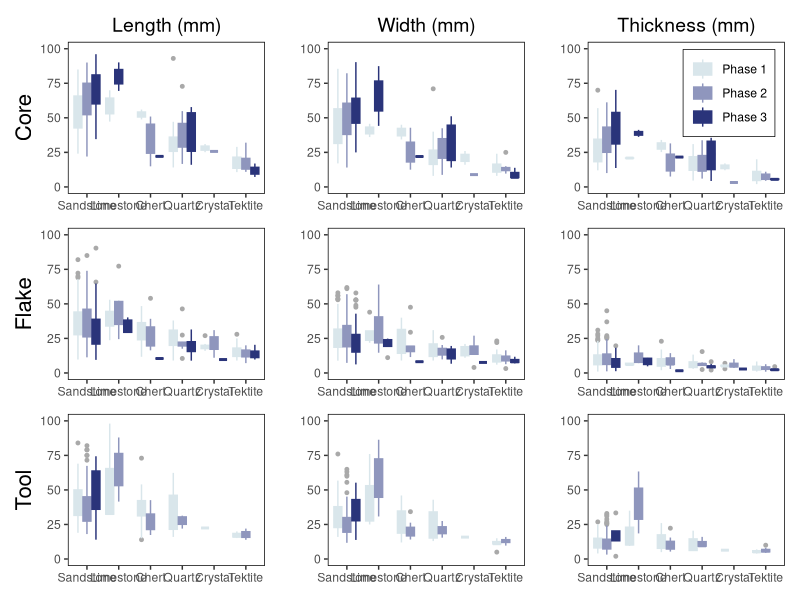
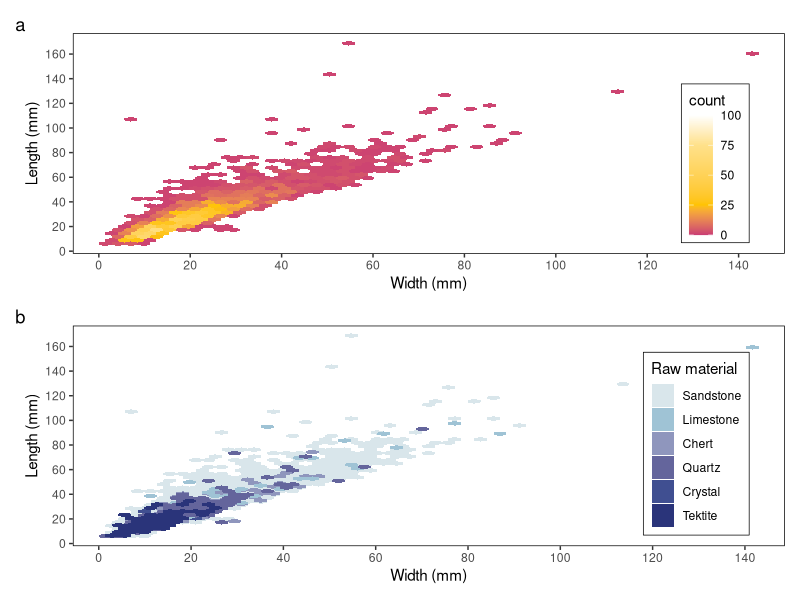
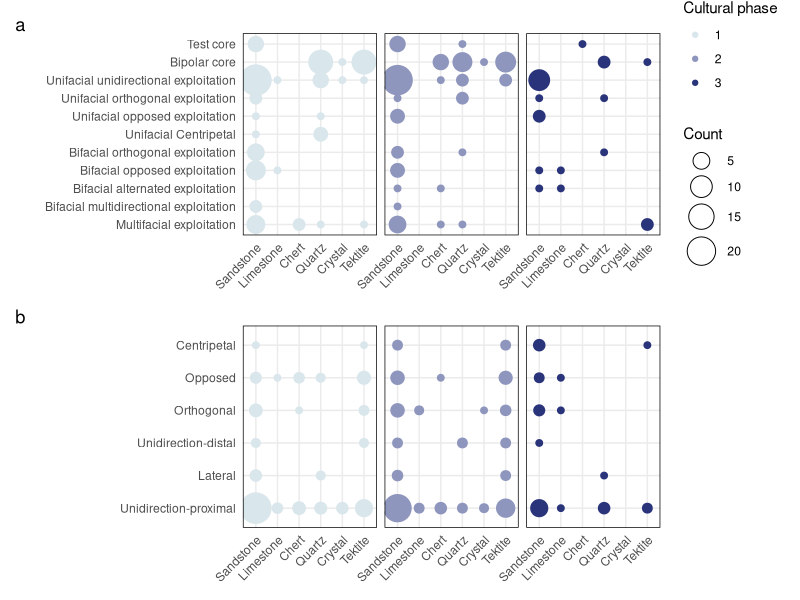
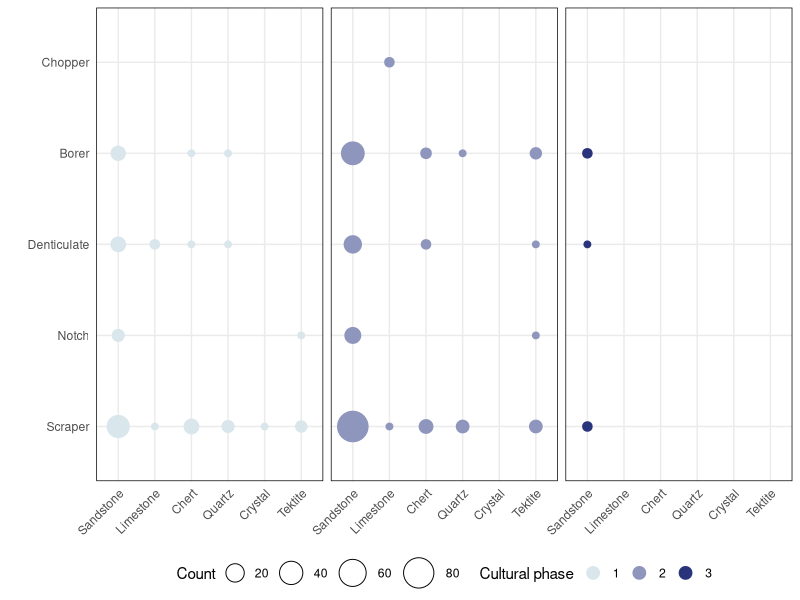
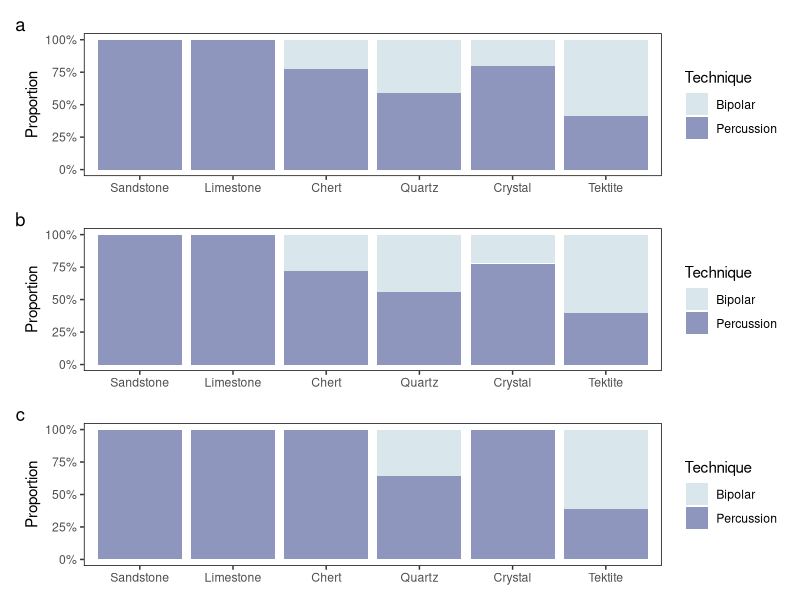
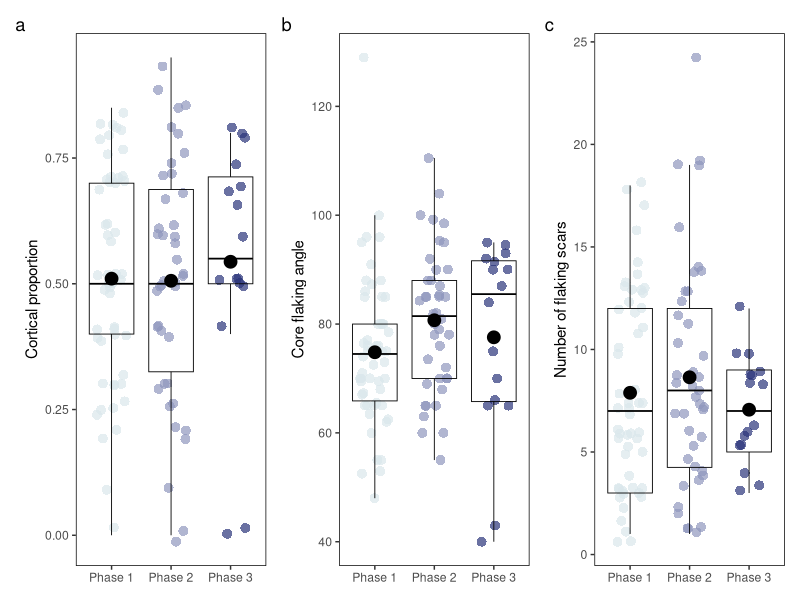
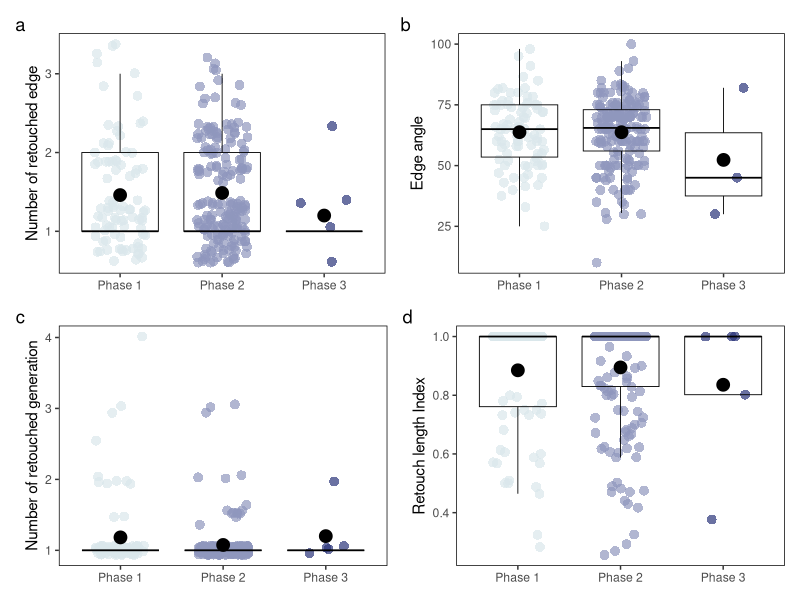
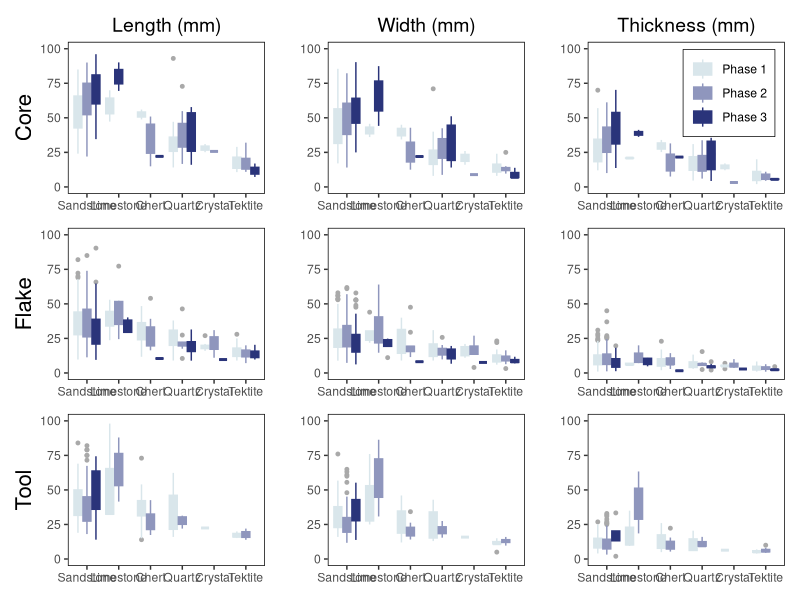

Here is the R script that generated these plots, in order:
# Library R packages------------------------------------------------------------
library("readxl")
library("tidyverse")
library("patchwork")
library("hexbin")

# Reproducibility---------------------------------------------------------------
set.seed(2226)

# Read raw data-----------------------------------------------------------------
YHDDATA_cores <- 
  read_excel("YHC_LITHIC_RAW_DATA.xlsx", sheet = 1) %>%
  mutate(`Cultural phase` = as.character(`Cultural phase`)) %>%  
  mutate(Layer = as.character(Layer)) %>% 
  mutate(L = as.double(L)) %>%
  mutate(B = as.double(B)) %>%
  mutate(Th = as.double(Th)) %>%
  mutate(W = as.double(W))
YHDDATA_complete_flakes <- 
  read_excel("YHC_LITHIC_RAW_DATA.xlsx", sheet = 2) %>%
  mutate(`Cultural phase` = as.character(`Cultural phase`)) %>%  
  mutate(Layer = as.character(Layer)) %>% 
  mutate(L = as.double(L)) %>%
  mutate(B = as.double(B)) %>%
  mutate(Th = as.double(Th)) %>%
  mutate(W = as.double(W)) %>%
  mutate(`Dorsal-Cortex` = as.double(`Dorsal-Cortex`)) %>%
  mutate(`Platform-L` = as.double(`Platform-L`))
YHDDATA_incomplete_flakes <- 
  read_excel("YHC_LITHIC_RAW_DATA.xlsx", sheet = 3) %>%
  mutate(`Cultural phase` = as.character(`Cultural phase`)) %>%  
  mutate(Layer = as.character(Layer)) %>% 
  mutate(L = as.double(L)) %>%
  mutate(B = as.double(B)) %>%
  mutate(Th = as.double(Th)) %>%
  mutate(W = as.double(W))
YHDDATA_fragment_flakes <- 
  read_excel("YHC_LITHIC_RAW_DATA.xlsx", sheet = 4) %>%
  mutate(`Cultural phase` = as.character(`Cultural phase`)) %>%  
  mutate(Layer = as.character(Layer)) %>% 
  mutate(L = as.double(L)) %>%
  mutate(B = as.double(B)) %>%
  mutate(Th = as.double(Th)) %>%
  mutate(W = as.double(W))
YHDDATA_split_flakes <- 
  read_excel("YHC_LITHIC_RAW_DATA.xlsx", sheet = 5) %>%
  mutate(`Cultural phase` = as.character(`Cultural phase`)) %>%  
  mutate(Layer = as.character(Layer)) %>% 
  mutate(L = as.double(L)) %>%
  mutate(B = as.double(B)) %>%
  mutate(Th = as.double(Th)) %>%
  mutate(W = as.double(W))
YHDDATA_tools <- 
  read_excel("YHC_LITHIC_RAW_DATA.xlsx", sheet = 6) %>%  
  mutate(`Cultural phase` = as.character(`Cultural phase`)) %>%  
  mutate(Layer = as.character(Layer)) %>% 
  mutate(L = as.double(L)) %>%
  mutate(B = as.double(B)) %>%
  mutate(Th = as.double(Th)) %>%
  mutate(W = as.double(W))
YHDDATA_hammerstone <- 
  read_excel("YHC_LITHIC_RAW_DATA.xlsx", sheet = 7)  %>%  
  mutate(`Cultural phase` = as.character(`Cultural phase`)) %>%  
  mutate(Layer = as.character(Layer))
YHDDATA_chunks <- 
  read_excel("YHC_LITHIC_RAW_DATA.xlsx", sheet = 8) %>%
  mutate(`Cultural phase` = as.character(`Cultural phase`)) %>%  
  mutate(Layer = as.character(Layer)) %>% 
  mutate(L = as.double(L)) %>%
  mutate(B = as.double(B)) %>%
  mutate(Th = as.double(Th)) %>%
  mutate(W = as.double(W))

# Create plots------------------------------------------------------------------
# define globe variables
# for color 
cultural_phase_colors <- c(
  "1" = "#d9e6eb",
  "2" = "#8f96bd",  
  "3" = "#2a347a"
)

raw_material_colors <- c(
  "Sandstone" = "#d9e6eb", 
  "Limestone" = "#9fc3d5", 
  "Chert" = "#8f96bd", 
  "Quartz" = "#64659c", 
  "Crystal" = "#404f91", 
  "Tektite" = "#2a347a"
)

# for raw order
raw_materials_order <- c(
                         "Sandstone",
                         "Limestone",
                         "Chert", 
                         "Quartz", 
                         "Crystal",
                         "Tektite"
                         )

# for theme
plot_theme_1 <- theme(
  panel.background = element_blank(),
  panel.border = element_rect(color = "black", fill = NA, size = 0.5),
  axis.line = element_blank(), 
  axis.title.x = element_blank(),
  axis.text.x = element_text()
)

# Size plots--------------------------------------------------------------------
core_size <- 
  select(YHDDATA_cores, 
         `L`, `B`, `Th`, `W`,
         `Raw material`,
         `Cultural phase`,
         `de la Torre Typology`,
         Technique
  ) %>%
  drop_na()

# Core size divided by raw materials
SCR1 <- ggplot(core_size, aes(x = `Raw material`, 
                              y = `L`, 
                              fill = `Cultural phase`, 
                              color = `Cultural phase`)) + 
  geom_boxplot(position = position_dodge(width = 0.85, preserve = "single"),
               outlier.color = "darkgray",
               outlier.size = 1) + 
  scale_color_manual(values = cultural_phase_colors) +
  scale_fill_manual(values = cultural_phase_colors) +
  scale_x_discrete(limits = raw_materials_order) +
  labs(title = "Length (mm)", x = "", y = "Core") +
  guides(fill = FALSE, color = FALSE) +
  plot_theme_1 +
  theme(plot.title = element_text(hjust = 0.5, vjust = 0.5, size = 14), 
        axis.title.y = element_text(size = 16))

SCR2 <- ggplot(core_size, aes(x = `Raw material`, 
                              y = `B`, 
                              fill = `Cultural phase`, 
                              color = `Cultural phase`)) + 
  geom_boxplot(position = position_dodge(width = 0.85, preserve = "single"),
               outlier.color = "darkgray",
               outlier.size = 1) +
  scale_color_manual(values = cultural_phase_colors) +
  scale_fill_manual(values = cultural_phase_colors) +
  scale_x_discrete(limits = raw_materials_order) +
  labs(title = "Width (mm)", x = "", y = "") +
  guides(fill = FALSE, color = FALSE) +
  plot_theme_1 +
  theme(plot.title = element_text(hjust = 0.5, vjust = 0.5, size = 14))

SCR3 <- ggplot(core_size, aes(x = `Raw material`, 
                              y = `Th`, 
                              fill = `Cultural phase`, 
                              color = `Cultural phase`)) + 
  geom_boxplot(position = position_dodge(width = 0.85, preserve = "single"),
               outlier.color = "darkgray",
               outlier.size = 1) +
  scale_color_manual(values = cultural_phase_colors, 
                     labels = c("Phase 1", "Phase 2", "Phase 3")) +
  scale_fill_manual(values = cultural_phase_colors, 
                    labels = c("Phase 1", "Phase 2", "Phase 3")) +
  scale_x_discrete(limits = raw_materials_order) +
  labs(title = "Thickness (mm)", x = "", y = "") +
  guides(fill = guide_legend(title = NULL), 
         color = guide_legend(title = NULL)) +
  plot_theme_1 +
  theme(plot.title = element_text(hjust = 0.5, vjust = 0.5, size = 14),
        legend.position = c(0.95, 0.95),
        legend.justification = c(1, 1),  
        legend.background = element_rect(fill = "white", 
                                         color = "black", 
                                         size = 0.25), 
        legend.box.margin = margin(5, 5, 5, 5))

# Flake size divided by technique
flake_size <- 
  select(YHDDATA_complete_flakes, 
         `L`, `B`, `Th`, `W`,
         `Raw material`,
         `Cultural phase`,
         Technique
  ) %>%  
  drop_na()

SFR1 <- ggplot(flake_size, aes(x = `Raw material`, 
                               y = `L`, 
                               fill = `Cultural phase`, 
                               color = `Cultural phase`)) + 
  geom_boxplot(position = position_dodge(width = 0.85, preserve = "single"),
               outlier.color = "darkgray",
               outlier.size = 1) +
  scale_color_manual(values = cultural_phase_colors) +
  scale_fill_manual(values = cultural_phase_colors) +
  scale_x_discrete(limits = raw_materials_order) +
  labs(x = "", y = "Flake") +
  guides(fill = FALSE, color = FALSE) +
  plot_theme_1 +
  theme(axis.title.y = element_text(size = 16))

SFR2 <- ggplot(flake_size, aes(x = `Raw material`, 
                               y = `B`, 
                               fill = `Cultural phase`, 
                               color = `Cultural phase`)) + 
  geom_boxplot(position = position_dodge(width = 0.85, preserve = "single"),
               outlier.color = "darkgray",
               outlier.size = 1) +
  scale_color_manual(values = cultural_phase_colors) +
  scale_fill_manual(values = cultural_phase_colors) +
  scale_x_discrete(limits = raw_materials_order) +
  labs(x = "", y = "") +
  guides(fill = FALSE, color = FALSE) +
  plot_theme_1

SFR3 <- ggplot(flake_size, aes(x = `Raw material`, 
                               y = `Th`, 
                               fill = `Cultural phase`, 
                               color = `Cultural phase`)) + 
  geom_boxplot(position = position_dodge(width = 0.85, preserve = "single"),
               outlier.color = "darkgray",
               outlier.size = 1) +
  scale_color_manual(values = cultural_phase_colors) +
  scale_fill_manual(values = cultural_phase_colors) +
  scale_x_discrete(limits = raw_materials_order) +
  labs(x = "", y = "") +
  guides(fill = FALSE, color = FALSE) +
  plot_theme_1

# Tool size divided by technique
size_tool <-
  select(YHDDATA_tools, 
         `Cultural phase`, 
         `L`, `B`,`Th`,`W`,
         `Raw material`
) %>%
  drop_na()

ST1 <- ggplot(size_tool, aes(x = `Raw material`, 
                                       y = `L`, 
                                       fill = `Cultural phase`,
                             color = `Cultural phase`)) + 
  geom_boxplot(position = position_dodge(width = 0.85, preserve = "single"),
               outlier.color = "darkgray",
               outlier.size = 1) +
  scale_color_manual(values = cultural_phase_colors) +
  scale_fill_manual(values = cultural_phase_colors) +
  scale_x_discrete(limits = raw_materials_order) +
  labs(x = "", y = "Tool") +
  guides(fill = FALSE, color = FALSE) +
  plot_theme_1 +
  theme(axis.title.y = element_text(size = 16))

ST2 <- ggplot(size_tool, aes(x = `Raw material`, 
                                       y = `B`, 
                                       fill = `Cultural phase`,
                             color = `Cultural phase`)) + 
  geom_boxplot(position = position_dodge(width = 0.85, preserve = "single"),
               outlier.color = "darkgray",
               outlier.size = 1) +
  scale_color_manual(values = cultural_phase_colors) +
  scale_fill_manual(values = cultural_phase_colors) +
  scale_x_discrete(limits = raw_materials_order) +
  labs(x = "", y = "") +
  guides(fill = FALSE, color = FALSE) +
  plot_theme_1

ST3 <- ggplot(size_tool, aes(x = `Raw material`, 
                                       y = `Th`, 
                                       fill = `Cultural phase`,
                             color = `Cultural phase`)) + 
  geom_boxplot(position = position_dodge(width = 0.85, preserve = "single"),
               outlier.color = "darkgray",
               outlier.size = 1) +
  scale_color_manual(values = cultural_phase_colors) +
  scale_fill_manual(values = cultural_phase_colors) +
  scale_x_discrete(limits = raw_materials_order) +
  labs(x = "", y = "") +
  guides(fill = FALSE, color = FALSE) +
  plot_theme_1

# Patch plots
y_axis_limits <- c(0, 100)

SCR1 <- SCR1 + scale_y_continuous(limits = y_axis_limits)
SCR2 <- SCR2 + scale_y_continuous(limits = y_axis_limits)
SCR3 <- SCR3 + scale_y_continuous(limits = y_axis_limits)

SFR1 <- SFR1 + scale_y_continuous(limits = y_axis_limits)
SFR2 <- SFR2 + scale_y_continuous(limits = y_axis_limits)
SFR3 <- SFR3 + scale_y_continuous(limits = y_axis_limits)

ST1 <- ST1 + scale_y_continuous(limits = y_axis_limits)
ST2 <- ST2 + scale_y_continuous(limits = y_axis_limits)
ST3 <- ST3 + scale_y_continuous(limits = y_axis_limits)

(SCR1 | SCR2 | SCR3) / (SFR1 | SFR2 | SFR3) / (ST1 | ST2 | ST3)

# Save file
ggsave(filename = "Size Raw material divided by Phase.png", 
       width = 13, height = 15, dpi = 800, bg = "white")

# Size hexbin plot-------------------------------------------------------------
integration <- function(data) {
  data %>%
    select(`Cultural phase`, `Raw material`, Type, 
           `L`, `B`)  %>%
    drop_na()
}

size_scatter <- bind_rows(
  integration(YHDDATA_cores),
  integration(YHDDATA_complete_flakes),
  integration(YHDDATA_incomplete_flakes),
  integration(YHDDATA_fragment_flakes),
  integration(YHDDATA_split_flakes),
  integration(YHDDATA_tools),
  integration(YHDDATA_hammerstone),
  integration(YHDDATA_chunks)
)

# Hexbin plot 1
HP1 <-
ggplot() + 
  geom_hex(data = size_scatter, aes(x = `B`, y = `L`), 
           bins = 50, alpha = 1) + 
  scale_x_continuous(
    breaks = scales::pretty_breaks(n = 9)  
  ) +
  scale_y_continuous(
    breaks = scales::pretty_breaks(n = 9)  
  ) +
  xlab("Width (mm)") +
  ylab("Length (mm)") + 
  scale_fill_gradientn(
    colors = c("#ca3d73", "#FFc300", "#ffe18a", "white"),  
    values = scales::rescale(c(0, 25, 75, 100)),            
    limits = c(0, 100),                                    
    oob = scales::squish
  ) +
  theme(
    panel.background = element_blank(),
    panel.border = element_rect(color = "black", fill = NA, size = 0.5),
    axis.line = element_blank(), 
    axis.text.x = element_text(),
    legend.position = c(0.95, 0.05),  
    legend.justification = c(1, 0), 
    legend.background = element_rect(fill = "white", color = "black", size = 0.25)
  )

# Hexbin plot 2
sandstone_data <- size_scatter %>% 
  filter(`Raw material` == "Sandstone")

other_data <- size_scatter %>% 
  filter(`Raw material` != "Sandstone")

HP2 <-
ggplot() + 
  geom_hex(data = sandstone_data, aes(x = `B`, y = `L`, fill = `Raw material`), 
           bins = 50, alpha = 1) +
  geom_hex(data = other_data, aes(x = `B`, y = `L`, fill = `Raw material`), 
           bins = 50, alpha = 1) +
  scale_fill_manual(values = raw_material_colors, 
                    limits = raw_materials_order) + 
  scale_x_continuous(
    breaks = scales::pretty_breaks(n = 9)  
  ) +
  scale_y_continuous(
    breaks = scales::pretty_breaks(n = 9)  
  ) +
  xlab("Width (mm)") +
  ylab("Length (mm)") +
  theme(
    panel.background = element_blank(),
    panel.border = element_rect(color = "black", fill = NA, size = 0.5),
    axis.line = element_blank(), 
    axis.text.x = element_text(),
    legend.position = c(0.95, 0.05),  
    legend.justification = c(1, 0), 
    legend.background = element_rect(fill = "white", color = "black", size = 0.25)
  )

(HP1 / HP2) + plot_annotation(tag_levels = "a")

# Save file
ggsave(filename = "Size hexbin plot.png", 
       width = 6, height = 12, dpi = 600, bg = "white")

# Core typo de la Torre---------------------------------------------------------
de_la_Torre_type <- 
  select(YHDDATA_cores, 
         `de la Torre Typology`, 
         `Cultural phase`, 
         `Raw material`
  ) %>%
  drop_na()

de_la_Torre_type <- de_la_Torre_type %>%
  count(`de la Torre Typology`, `Raw material`, `Cultural phase`, name = "Count")

# bubble chart
CT <-
ggplot(de_la_Torre_type, aes(x = `Raw material`, 
                             y = `de la Torre Typology`,
                             size = Count, 
                             fill = `Cultural phase`,
                             color = `Cultural phase`)) +
  geom_point(shape = 21) + 
  scale_size_continuous(range = c(2, 10)) +
  scale_y_discrete(limits = c("Multifacial exploitation",
                              "Bifacial multidirectional exploitation",
                              "Bifacial alternated exploitation",
                              "Bifacial opposed exploitation",
                              "Bifacial orthogonal exploitation",
                              "Unifacial Centripetal", 
                              "Unifacial opposed exploitation", 
                              "Unifacial orthogonal exploitation",
                              "Unifacial unidirectional exploitation", 
                              "Bipolar core", 
                              "Test core")) +
  scale_fill_manual(values = cultural_phase_colors) +
  scale_color_manual(values = cultural_phase_colors) +
  scale_x_discrete(limits = raw_materials_order) +
  labs(x = "", 
       y = "",
       size = "Count") +
  theme_minimal() +
  plot_theme_1 + 
  theme(strip.text = element_blank(), 
        axis.text.x = element_text(angle = 45, hjust = 1)
        ) +
  facet_wrap(~ `Cultural phase`, ncol = 3)

# Flake dorsal scar pattern-----------------------------------------------------
scar_pattern <- 
  select(YHDDATA_complete_flakes, 
         `Direction of scars`, 
         `Cultural phase`,
         `Raw material`
  ) %>%
  drop_na()

scar_pattern %>% count(`Direction of scars`)

scar_pattern <- scar_pattern %>%
  count(`Direction of scars`, `Raw material`, `Cultural phase`, name = "Count")

# bubble chart
DSPT <-
ggplot(scar_pattern, aes(y = `Direction of scars`, 
                         x = `Raw material`, 
                         size = Count, 
                         fill = `Cultural phase`,
                         color = `Cultural phase`)) +
  geom_point(shape = 21) +
  scale_size_continuous(range = c(2, 10)) +
  scale_y_discrete(limits = c("Unidirection-proximal", 
                              "Lateral", 
                              "Unidirection-distal", 
                              "Orthogonal", 
                              "Opposed", 
                              "Centripetal")) +
  scale_fill_manual(values = cultural_phase_colors) +
  scale_color_manual(values = cultural_phase_colors) +
  scale_x_discrete(limits = raw_materials_order) +
  labs(x = "", 
       y = "", 
       size = "Count") +
  theme_minimal() +
  plot_theme_1 + 
  theme(strip.text = element_blank(), 
        axis.text.x = element_text(angle = 45, hjust = 1),
        legend.position = "none"
  ) +
  facet_wrap(~ `Cultural phase`, ncol = 3) 

# combine bubble charts 
(CT/DSPT) + plot_annotation(tag_levels = "a")

# save file
ggsave(filename = "CT & DSP divided by phase.png", width = 10, height = 12, 
       dpi = 600, bg = "white")

# Tool type---------------------------------------------------------------------
tool_types_raw_phase <- 
  select(YHDDATA_tools, 
         Typology, 
         `Cultural phase`,
         `Raw material`
  ) %>%
  drop_na()

tool_types_raw_phase %>% count(Typology)

tool_types_raw_phase <- tool_types_raw_phase %>%
  count(Typology, `Raw material`, `Cultural phase`, name = "Count")

# bubble chart
ggplot(tool_types_raw_phase, aes(y = Typology, 
                                 x = `Raw material`, 
                                 size = Count, 
                                 fill = `Cultural phase`,
                                 color = `Cultural phase`)) +
  geom_point(shape = 21) +
  scale_size_continuous(range = c(2, 10)) +
  scale_y_discrete(limits = c("Scraper", 
                              "Notch", 
                              "Denticulate",
                              "Borer", 
                              "Chopper")) +
  scale_fill_manual(values = cultural_phase_colors) +
  scale_color_manual(values = cultural_phase_colors) +
  scale_x_discrete(limits = raw_materials_order) +
  labs(x = "", 
       y = "", 
       size = "Count") +
  theme_minimal() +
  plot_theme_1 + 
  facet_wrap(~ `Cultural phase`, ncol = 3) + 
  theme(
    strip.text = element_blank(), 
    axis.text.x = element_text(angle = 45, hjust = 1),
    legend.position = "bottom",          
    legend.box = "horizontal",           
    legend.spacing.x = unit(0.5, "cm"),  
    legend.box.just = "center",          
    legend.margin = margin(t = 0, b = 0)
  ) +
  guides(
    fill = guide_legend(
      nrow = 1,
      override.aes = list(shape = 21, size = 4) 
    ),
    size = guide_legend(
      nrow = 1,
      override.aes = list(shape = 21, fill = "white")  
    )
  )

# save file
ggsave(filename = "Tool types divided by phase.png", width = 7, height = 6, 
       dpi = 600, bg = "white")

# Proportion of technique-------------------------------------------------------
integration <- function(data) {
  data %>%
    select(Technique, `Raw material`, `Cultural phase`) %>%
    drop_na()
}

Flaking_technique <- bind_rows(
  integration(YHDDATA_cores),
  integration(YHDDATA_complete_flakes),
  integration(YHDDATA_incomplete_flakes),
  integration(YHDDATA_fragment_flakes),
  integration(YHDDATA_split_flakes)
)

costom_y_proportion <- scale_y_continuous(labels = scales::percent, 
                                          breaks = c(0, 0.25, 0.5, 0.75, 1)) 
  
# Phase 1
Flaking_technique_1 <- Flaking_technique %>%
  filter(`Cultural phase` == "1") 

tp1 <-
ggplot(Flaking_technique_1, aes(x = `Raw material`, fill = Technique)) +
  geom_bar(position = "fill") +
  scale_x_discrete(limits = raw_materials_order) +
  scale_fill_manual(values = c(
    "Bipolar" = "#d9e6eb",
    "Percussion" = "#8f96bd")) +
  costom_y_proportion +
  labs(y = "Proportion") +
  plot_theme_1

# Phase 2
Flaking_technique_2 <- Flaking_technique %>%
  filter(`Cultural phase` == "2") 

tp2 <-
ggplot(Flaking_technique_2, aes(x = `Raw material`, fill = Technique)) +
  geom_bar(position = "fill") +
  scale_x_discrete(limits = raw_materials_order) +
  scale_fill_manual(values = c(
    "Bipolar" = "#d9e6eb",
    "Percussion" = "#8f96bd")) +
  costom_y_proportion +
  labs(y = "Proportion") +
  plot_theme_1

# Phase 3
Flaking_technique_3 <- Flaking_technique %>%
  filter(`Cultural phase` == "3") 

tp3 <-
ggplot(Flaking_technique_3, aes(x = `Raw material`, fill = Technique)) +
  geom_bar(position = "fill") +
  scale_x_discrete(limits = raw_materials_order) +
  scale_fill_manual(values = c(
    "Bipolar" = "#d9e6eb",
    "Percussion" = "#8f96bd")) +
  costom_y_proportion +
  labs(y = "Proportion") +
  plot_theme_1

(tp1 / tp2 / tp3) + plot_annotation(tag_levels = "a")

# save file
ggsave(filename = "Proportion of technique.png", width = 6, height = 8, 
       dpi = 800, bg = "white")

# Technological attributes plots of core----------------------------------------
# Cortical proportion
SANDCORE_CORTEX <-
  YHDDATA_cores %>%
  select(`Raw material`, `Cultural phase`, Cortex) %>%  
  drop_na() %>% 
  filter(`Raw material` == "Sandstone" | 
         `Raw material` == "Limestone" )

CP <-
ggplot(SANDCORE_CORTEX, aes(x = `Cultural phase`, 
                            y = Cortex, 
                            fill = `Cultural phase`, 
                            color = `Cultural phase`)) +
  geom_jitter(shape = 16, size = 3, alpha = 0.7, width = 0.25) +
  geom_boxplot(fill = NA, color = "black", size = 0.3, outliers = F) +
  stat_summary(fun = mean, geom = "point", shape = 21, size = 4, 
               fill = "black", color = "black") +
  scale_color_manual(values = cultural_phase_colors) +
  scale_fill_manual(values = cultural_phase_colors)  +
  scale_x_discrete(labels = c("Phase 1", "Phase 2", "Phase 3")) + 
  labs(y = "Cortical proportion", x = "") +
  plot_theme_1 +
  theme(legend.position = "none")

# Core flaking angle
SANDCORE_ANGLE <-
  YHDDATA_cores %>%
  select(`Raw material`, `Cultural phase`, `X̄(Platform angle)`)  %>%  
  drop_na() %>% 
  filter(`Raw material` == "Sandstone" | 
         `Raw material` == "Limestone" )

CFA <-
ggplot(SANDCORE_ANGLE, aes(x = `Cultural phase`, 
                           y = `X̄(Platform angle)`, 
                           fill = `Cultural phase`, 
                           color = `Cultural phase`))  +
  geom_jitter(shape = 16, size = 3, alpha = 0.7, width = 0.25) +
  geom_boxplot(fill = NA, color = "black", size = 0.3, outliers = F) +
  stat_summary(fun = mean, geom = "point", shape = 21, size = 4, 
               fill = "black", color = "black") +
  scale_color_manual(values = cultural_phase_colors) +
  scale_fill_manual(values = cultural_phase_colors)  +
  scale_x_discrete(labels = c("Phase 1", "Phase 2", "Phase 3")) + 
  labs(y = "Core flaking angle", x = "") +
  plot_theme_1 +
  theme(legend.position = "none")

# Core scar number
SANDCORE_SCAR <-
  YHDDATA_cores %>%
  select(`Raw material`, `Cultural phase`, `N(Scars)`)  %>%  
  drop_na() %>% 
  filter(`Raw material` == "Sandstone" | 
         `Raw material` == "Limestone" )

CSN <-
ggplot(SANDCORE_SCAR, aes(x = `Cultural phase`, 
                          y = `N(Scars)`, 
                          fill = `Cultural phase`, 
                          color = `Cultural phase`))  +
  geom_jitter(shape = 16, size = 3, alpha = 0.7, width = 0.25) +
  geom_boxplot(fill = NA, color = "black", size = 0.3, outliers = F) +
  stat_summary(fun = mean, geom = "point", shape = 21, size = 4, 
               fill = "black", color = "black") +
  scale_color_manual(values = cultural_phase_colors) +
  scale_fill_manual(values = cultural_phase_colors)  +
  scale_x_discrete(labels = c("Phase 1", "Phase 2", "Phase 3")) + 
  labs(y = "Number of flaking scars", x = "") +
  plot_theme_1 +
  theme(legend.position = "none")

(CP | CFA | CSN) + plot_annotation(tag_levels = "a")

# save file
ggsave(filename = "Technological attributes plots of core.png", 
       width = 8, height = 8, 
       dpi = 800, bg = "white")

# Technological attributes plots of flake---------------------------------------
# Edge number
TEN <-
  ggplot(YHDDATA_tools, aes(x = `Cultural phase`, 
                            y = `N(Edge)`, 
                            fill = `Cultural phase`, 
                            color = `Cultural phase`)) +
  geom_jitter(shape = 16, size = 3, alpha = 0.7, width = 0.25) +
  geom_boxplot(fill = NA, color = "black", size = 0.3, outliers = F) +
  stat_summary(fun = mean, geom = "point", shape = 21, size = 4, 
               fill = "black", color = "black") +
  scale_color_manual(values = cultural_phase_colors) +
  scale_fill_manual(values = cultural_phase_colors)  +
  scale_x_discrete(labels = c("Phase 1", "Phase 2", "Phase 3")) + 
  labs(y = "Number of retouched edge", x = "") +
  plot_theme_1 +
  theme(legend.position = "none")

# Edge angle
TEA <-
  ggplot(YHDDATA_tools, aes(x = `Cultural phase`, 
                            y = `X̄(Edge angle)`, 
                            fill = `Cultural phase`, 
                            color = `Cultural phase`)) +
  geom_jitter(shape = 16, size = 3, alpha = 0.7, width = 0.25) +
  geom_boxplot(fill = NA, color = "black", size = 0.3, outliers = F) +
  stat_summary(fun = mean, geom = "point", shape = 21, size = 4, 
               fill = "black", color = "black") +
  scale_color_manual(values = cultural_phase_colors) +
  scale_fill_manual(values = cultural_phase_colors)  +
  scale_x_discrete(labels = c("Phase 1", "Phase 2", "Phase 3")) + 
  labs(y = "Edge angle", x = "") +
  plot_theme_1 +
  theme(legend.position = "none")

# Edge generation
TEG <-
  ggplot(YHDDATA_tools, aes(x = `Cultural phase`, 
                            y = `Retouch generation`, 
                            fill = `Cultural phase`, 
                            color = `Cultural phase`)) +
  geom_jitter(shape = 16, size = 3, alpha = 0.7, width = 0.25) +
  geom_boxplot(fill = NA, color = "black", size = 0.3, outliers = F) +
  stat_summary(fun = mean, geom = "point", shape = 21, size = 4, 
               fill = "black", color = "black") +
  scale_color_manual(values = cultural_phase_colors) +
  scale_fill_manual(values = cultural_phase_colors)  +
  scale_x_discrete(labels = c("Phase 1", "Phase 2", "Phase 3")) + 
  labs(y = "Number of retouched generation", x = "") +
  plot_theme_1 +
  theme(legend.position = "none")

# Retouch length Index
RIL <-
  ggplot(YHDDATA_tools, aes(x = `Cultural phase`, 
                            y = `Retouch length Index`, 
                            fill = `Cultural phase`, 
                            color = `Cultural phase`)) +
  geom_jitter(shape = 16, size = 3, alpha = 0.7, width = 0.25) +
  geom_boxplot(fill = NA, color = "black", size = 0.3, outliers = F) +
  stat_summary(fun = mean, geom = "point", shape = 21, size = 4, 
               fill = "black", color = "black") +
  scale_color_manual(values = cultural_phase_colors) +
  scale_fill_manual(values = cultural_phase_colors)  +
  scale_x_discrete(labels = c("Phase 1", "Phase 2", "Phase 3")) + 
  labs(y = "Retouch length Index", x = "") +
  plot_theme_1 +
  theme(legend.position = "none")

(TEN | TEA) / (TEG | RIL) + plot_annotation(tag_levels = "a")

# save file
ggsave(filename = "Technological attributes plots of flake.png", 
       width = 8, height = 10, 
       dpi = 800, bg = "white")
